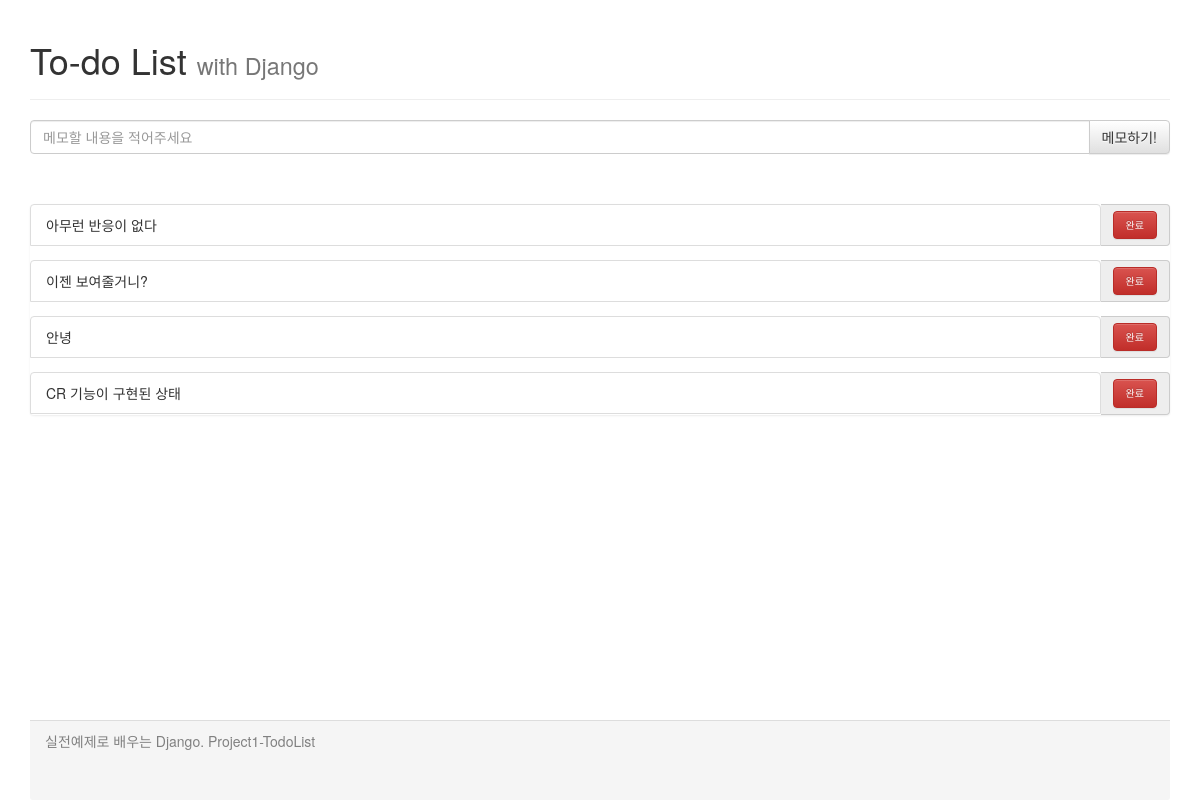
Before: / with the older database file.
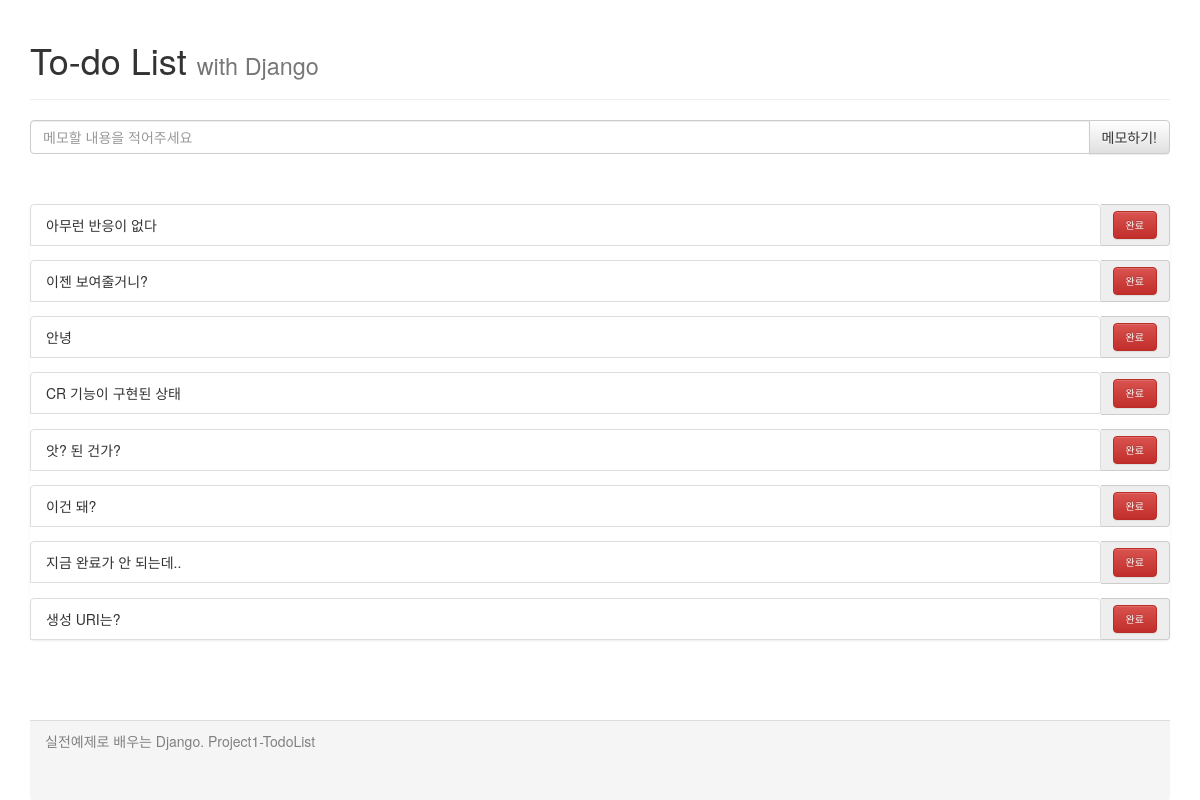
After: the same page with the newer database file.
### my_to_do_app/models.py (models this page shows)
class Todo(models.Model):
    content = models.CharField(max_length=255)
    isDone = models.BooleanField(default=False)

### my_to_do_app/views.py (the view)
# urls.py: path('', views.index, name='index'),  # 쉼표를 까먹지 말자
def index(request):
    todos = Todo.objects.all()
    content = {'todos': todos}
    return render(request, 'my_to_do_app/index.html', content)

### my_to_do_app/templates/my_to_do_app/index.html (shortened to what this page needs)
<html lang="ko">
<head>
    <link rel="stylesheet" href="https://maxcdn.bootstrapcdn.com/bootstrap/3.3.2/css/bootstrap.min.css">
    <link rel="stylesheet" href="https://maxcdn.bootstrapcdn.com/bootstrap/3.3.2/css/bootstrap-theme.min.css">
</head>
<body>
    <div class="container">
        <div class="header">
            <div class="page-header">
                <h1>To-do List <small>with Django</small></h1>
            </div>
        </div>
        <div class="content">
            <div class="messageDiv">
                <form action="./createTodo/" method="POST">{% csrf_token %}
                    <div class="input-group">
                        <input id="todoContent" name="todoContent" type="text" class="form-control" placeholder="메모할 내용을 적어주세요">
                        <span class="input-group-btn">
                            <button class="btn btn-default" type="submit">메모하기!</button>
                        </span>
                    </div>
                </form>
            </div>
            <div class="toDoDiv">
                <ul class="list-group">
                    {% for todo in todos %}
                    {% if todo.isDone == False %}
                    <form action="./doneTodo/" method="GET">
                        <div class="input-group" name='todo1'>
                            <li class="list-group-item">{{ todo.content }}</li>
                            <span class="input-group-addon">
                                <button type="submit" class="custom-btn btn btn-danger">완료</button>
                            </span>
                        </div>
                    </form>
                    {% endif %}
                    {% endfor %}
                </ul>
            </div>
        </div>
        <div class="panel-footer">
            실전예제로 배우는 Django. Project1-TodoList
        </div>
    </div>
</body>
</html>

### my_to_do_app/templates/my_to_do_app/index.html (style rules this page uses)
.content { height: 75%; }
.messageDiv { margin-top: 20px; margin-bottom: 50px; }
.custom-btn { font-size: 10px; }
.panel-footer { height:10%; color:gray; }

Changed rows visible on the page:
added Todo: content "앗? 된 건가?"
added Todo: content "이건 돼?"
added Todo: content "지금 완료가 안 되는데.."
added Todo: content "생성 URI는?"
